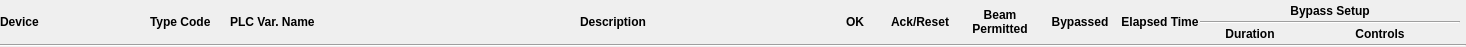
<?xml version="1.0" encoding="UTF-8"?>
<ui version="4.0">
 <class>Form</class>
 <widget class="QWidget" name="Form">
  <property name="geometry">
   <rect>
    <x>0</x>
    <y>0</y>
    <width>1466</width>
    <height>47</height>
   </rect>
  </property>
  <property name="minimumSize">
   <size>
    <width>1466</width>
    <height>47</height>
   </size>
  </property>
  <property name="maximumSize">
   <size>
    <width>1466</width>
    <height>47</height>
   </size>
  </property>
  <property name="windowTitle">
   <string>Form</string>
  </property>
  <layout class="QVBoxLayout" name="verticalLayout_2">
   <property name="spacing">
    <number>0</number>
   </property>
   <property name="leftMargin">
    <number>0</number>
   </property>
   <property name="topMargin">
    <number>0</number>
   </property>
   <property name="rightMargin">
    <number>0</number>
   </property>
   <property name="bottomMargin">
    <number>0</number>
   </property>
   <item>
    <layout class="QHBoxLayout" name="horizontalLayout_3">
     <property name="spacing">
      <number>0</number>
     </property>
     <item>
      <widget class="QLabel" name="label_5">
       <property name="minimumSize">
        <size>
         <width>150</width>
         <height>0</height>
        </size>
       </property>
       <property name="maximumSize">
        <size>
         <width>150</width>
         <height>16777215</height>
        </size>
       </property>
       <property name="font">
        <font>
         <weight>75</weight>
         <bold>true</bold>
        </font>
       </property>
       <property name="text">
        <string>Device</string>
       </property>
      </widget>
     </item>
     <item>
      <widget class="QLabel" name="label_6">
       <property name="minimumSize">
        <size>
         <width>80</width>
         <height>0</height>
        </size>
       </property>
       <property name="maximumSize">
        <size>
         <width>80</width>
         <height>16777215</height>
        </size>
       </property>
       <property name="font">
        <font>
         <weight>75</weight>
         <bold>true</bold>
        </font>
       </property>
       <property name="text">
        <string>Type Code</string>
       </property>
      </widget>
     </item>
     <item>
      <widget class="QLabel" name="label_7">
       <property name="minimumSize">
        <size>
         <width>350</width>
         <height>0</height>
        </size>
       </property>
       <property name="maximumSize">
        <size>
         <width>350</width>
         <height>16777215</height>
        </size>
       </property>
       <property name="font">
        <font>
         <weight>75</weight>
         <bold>true</bold>
        </font>
       </property>
       <property name="text">
        <string>PLC Var. Name</string>
       </property>
      </widget>
     </item>
     <item>
      <widget class="QLabel" name="label_8">
       <property name="minimumSize">
        <size>
         <width>250</width>
         <height>0</height>
        </size>
       </property>
       <property name="maximumSize">
        <size>
         <width>150</width>
         <height>16777215</height>
        </size>
       </property>
       <property name="font">
        <font>
         <weight>75</weight>
         <bold>true</bold>
        </font>
       </property>
       <property name="text">
        <string>Description</string>
       </property>
      </widget>
     </item>
     <item>
      <widget class="QLabel" name="label">
       <property name="minimumSize">
        <size>
         <width>50</width>
         <height>0</height>
        </size>
       </property>
       <property name="maximumSize">
        <size>
         <width>50</width>
         <height>16777215</height>
        </size>
       </property>
       <property name="font">
        <font>
         <weight>75</weight>
         <bold>true</bold>
        </font>
       </property>
       <property name="text">
        <string>OK</string>
       </property>
       <property name="alignment">
        <set>Qt::AlignCenter</set>
       </property>
      </widget>
     </item>
     <item>
      <widget class="QLabel" name="label_2">
       <property name="minimumSize">
        <size>
         <width>80</width>
         <height>0</height>
        </size>
       </property>
       <property name="maximumSize">
        <size>
         <width>80</width>
         <height>16777215</height>
        </size>
       </property>
       <property name="font">
        <font>
         <weight>75</weight>
         <bold>true</bold>
        </font>
       </property>
       <property name="text">
        <string>Ack/Reset</string>
       </property>
       <property name="alignment">
        <set>Qt::AlignCenter</set>
       </property>
      </widget>
     </item>
     <item>
      <widget class="QLabel" name="label_13">
       <property name="minimumSize">
        <size>
         <width>80</width>
         <height>0</height>
        </size>
       </property>
       <property name="maximumSize">
        <size>
         <width>80</width>
         <height>16777215</height>
        </size>
       </property>
       <property name="font">
        <font>
         <weight>75</weight>
         <bold>true</bold>
        </font>
       </property>
       <property name="text">
        <string>Beam Permitted</string>
       </property>
       <property name="alignment">
        <set>Qt::AlignCenter</set>
       </property>
       <property name="wordWrap">
        <bool>true</bool>
       </property>
      </widget>
     </item>
     <item>
      <widget class="QLabel" name="label_3">
       <property name="minimumSize">
        <size>
         <width>80</width>
         <height>0</height>
        </size>
       </property>
       <property name="maximumSize">
        <size>
         <width>80</width>
         <height>16777215</height>
        </size>
       </property>
       <property name="font">
        <font>
         <weight>75</weight>
         <bold>true</bold>
        </font>
       </property>
       <property name="text">
        <string>Bypassed</string>
       </property>
       <property name="alignment">
        <set>Qt::AlignCenter</set>
       </property>
      </widget>
     </item>
     <item>
      <widget class="QLabel" name="label_12">
       <property name="minimumSize">
        <size>
         <width>80</width>
         <height>0</height>
        </size>
       </property>
       <property name="maximumSize">
        <size>
         <width>80</width>
         <height>16777215</height>
        </size>
       </property>
       <property name="font">
        <font>
         <weight>75</weight>
         <bold>true</bold>
        </font>
       </property>
       <property name="text">
        <string>Elapsed Time</string>
       </property>
       <property name="alignment">
        <set>Qt::AlignCenter</set>
       </property>
       <property name="wordWrap">
        <bool>true</bool>
       </property>
      </widget>
     </item>
     <item>
      <layout class="QVBoxLayout" name="verticalLayout">
       <property name="spacing">
        <number>0</number>
       </property>
       <item>
        <widget class="QLabel" name="label_4">
         <property name="font">
          <font>
           <weight>75</weight>
           <bold>true</bold>
          </font>
         </property>
         <property name="text">
          <string>Bypass Setup</string>
         </property>
         <property name="alignment">
          <set>Qt::AlignCenter</set>
         </property>
        </widget>
       </item>
       <item>
        <widget class="Line" name="line_2">
         <property name="orientation">
          <enum>Qt::Horizontal</enum>
         </property>
        </widget>
       </item>
       <item>
        <layout class="QHBoxLayout" name="horizontalLayout">
         <property name="spacing">
          <number>0</number>
         </property>
         <item>
          <widget class="QLabel" name="label_10">
           <property name="minimumSize">
            <size>
             <width>100</width>
             <height>0</height>
            </size>
           </property>
           <property name="maximumSize">
            <size>
             <width>100</width>
             <height>16777215</height>
            </size>
           </property>
           <property name="font">
            <font>
             <weight>75</weight>
             <bold>true</bold>
            </font>
           </property>
           <property name="text">
            <string>Duration</string>
           </property>
           <property name="alignment">
            <set>Qt::AlignCenter</set>
           </property>
          </widget>
         </item>
         <item>
          <widget class="QLabel" name="label_11">
           <property name="minimumSize">
            <size>
             <width>160</width>
             <height>0</height>
            </size>
           </property>
           <property name="maximumSize">
            <size>
             <width>160</width>
             <height>16777215</height>
            </size>
           </property>
           <property name="font">
            <font>
             <weight>75</weight>
             <bold>true</bold>
            </font>
           </property>
           <property name="text">
            <string>Controls</string>
           </property>
           <property name="alignment">
            <set>Qt::AlignCenter</set>
           </property>
          </widget>
         </item>
        </layout>
       </item>
      </layout>
     </item>
    </layout>
   </item>
   <item>
    <widget class="Line" name="line">
     <property name="orientation">
      <enum>Qt::Horizontal</enum>
     </property>
    </widget>
   </item>
  </layout>
 </widget>
 <resources/>
 <connections/>
</ui>
